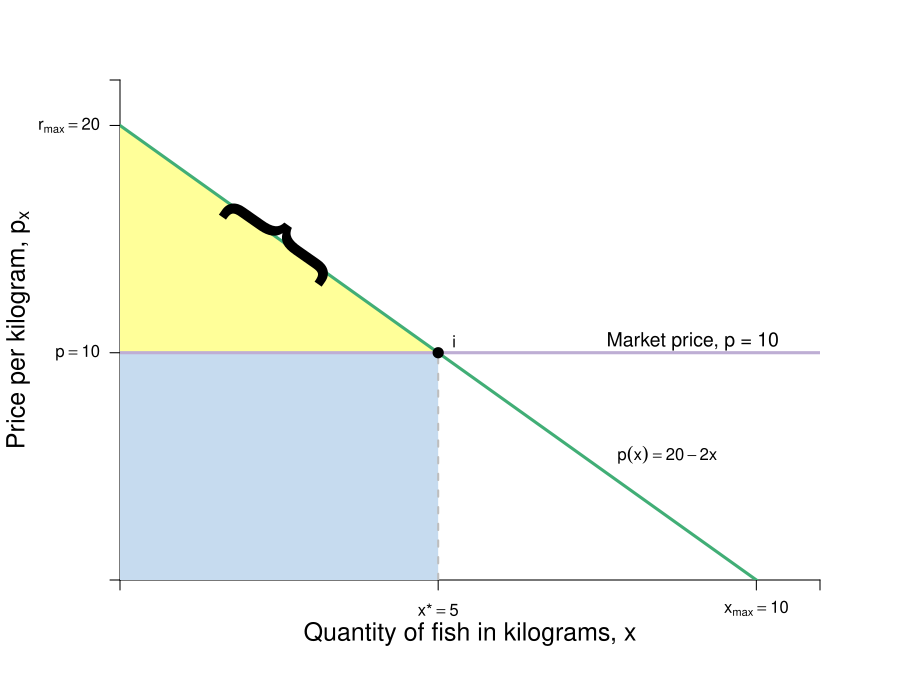

Write the R code that produced this figure.
require(shape)
library(extrafont)
loadfonts()
#Help from http://blog.revolutionanalytics.com/2012/09/how-to-use-your-favorite-fonts-in-r-charts.html
pdf(file = "bfh-textbook/indmarketdemand/demand_jane_elasticity.pdf", width = 9, height = 7)

#Set parameters for graphics
axislabelsize <- 1.5
labelsize <- 1.2
graphlinewidth <- 3
segmentlinewidth <- 2

COL <- c("#7fc97f", "#beaed4", "#fdc086", "#ffff99", "#386cb0", "#f0027f", "#bf5b17", "#666666")
COLA <- c("#e0f3db", "#99d8c9","#66c2a4","#41ae76", "#238b45", "#005824")
COLB <- c("#c6dbef", "#4eb3d3", "#2b8cbe", "#0868ac","#084081")

par(mar =  c(6, 6, 4, 4))

mrsA <- function(x, rmax = 20, xmax = 10) {
  rmax - (rmax/xmax)*x
}

uA <- function(x, y, rmax = 20, xmax = 10) {
  y + rmax*x - (1/2)(rmax/xmax)*x^2
}

xlims <- c(0, 11)
ylims <- c(0, 22)

npts <- 501 
x <- seq(xlims[1], xlims[2], length.out = npts)
y <- seq(ylims[1], ylims[2], length.out = npts) 
a <- c(46.08, 55, 64)
b <- c(46.08, 55, 64)

plot(0, 0, xlim = xlims, ylim = ylims, type = "n",
     xlab = expression(paste("")),
     ylab = expression(paste("")), 
     xaxt = "n", 
     yaxt = "n", 
     cex.lab = axislabelsize, 
     bty = "n",
     xaxs="i", 
     yaxs="i")

# ticksy <- seq(from = 0, to = ylims[2], by = 2)
# ylabels <- seq(from = 0, to = ylims[2], by = 2)
# ticksx <- seq(from = 0, to = xlims[2], by = 2)
# xlabels <- seq(from = 0, to = xlims[2], by = 2)
ticksy <- c(0, 10, 20, ylims[2])
ylabels <- c(NA, expression(paste(p == 10)), expression(paste(r[max] == 20)), NA)
ticksx <- c(0, 5, 10, xlims[2])
xlabels <- c(NA, expression(paste(x,"*") == 5), expression(paste(x[max]==10)), NA)

axis(1, at = ticksx, pos = 0, labels = xlabels)
axis(2, at = ticksy, pos = 0, labels = ylabels, las = 1)

npts <- 500 
xx1 <- seq(xlims[1], xlims[2], length.out = npts)

#Polygon for CS
xpoly <- c(0, 5, 0)
ypoly <- c(10, 10, 20)
polygon(x = xpoly, y = ypoly, col = COL[4], density=NULL, border = NA)

#Polygon for CE
xpoly3 <- c(0, 5, 5, 0, 0)
ypoly3 <- c(0, 0, 10, 10, 0)
polygon(x = xpoly3, y = ypoly3, col = COLB[1], density=NULL, border = NA)


#Lines for mrs graph
lines(xx1, mrsA(xx1, rmax = 20, xmax = 10), col = COLA[4], lwd = graphlinewidth)

segments(0, 10, xlims[2], 10, lty = 1, col = COL[2] , lwd = graphlinewidth)
segments(5, 0, 5, 10, lty = 2, col = "gray" , lwd = segmentlinewidth)

#Label axes
mtext(expression(paste("Quantity of fish in kilograms, ", x)), side=1, line = 2.5, cex = axislabelsize)
text(-1.6, 0.5*ylims[2], expression(paste("Price per kilogram, ", p[x])), xpd = TRUE, cex = axislabelsize, srt = 90) 

points(5, 10, pch = 16, col = "black", cex = 1.5)
text(5.25, 10.5, expression(i))

#text(x = 2.5, y = 15, '{', srt = 235, cex = 8, family = 'Helvetica Neue UltraLight')


#segments(4.11765, 6.17647, 5.88, 8.88, lty = 1, col = COL[2] , lwd = graphlinewidth)
text(9, 10.5, expression("Market price, p = 10"), cex = labelsize)
#text(7.3, 2.5, expression("Curve"))
#Arrows(7.3, 3.5, 7.3, 6.1, col = "black", lty = 1, lwd = 2, arr.type = "triangle", arr.lwd = 0.5)

#Label the iso-welfare functions for the HG, Aisha
# text(3.8, 1.5, expression(u[1]^A))
# text(4.6, 1.5, expression(u[2]^A))
# text(5.5, 1.5, expression(u[3]^A))
#text(6.6, 8.3, expression(u[4]^A))


#Label the indifference curves for the HG, Betty
# text(7.6, 17, expression(u[1]^B))
# text(6.75, 17, expression(u[2]^B))
# text(6, 17, expression(u[3]^B))
#text(3.4, 6.9, expression(v[4]^B))

#Label mrs function
text(8.6, 5.5, expression(paste(p(x) == 20 - 2*x)))
#Arrows(10, 7.5, 10, 5, col = "black", lty = 1, lwd = 2, arr.type = "triangle", arr.lwd = 0.5)


#Label satiation
#text(20, 3.5, expression(paste(x[max] == "Point")))
#text(20, 3, expression(paste("of Satiation")))
#Arrows(20, 2.5, 20, 0.5, col = "black", lty = 1, lwd = 2, arr.type = "triangle", arr.lwd = 0.5)

#Label highest willingness to pay
# text(2.5, 12.25, expression("Consumer Surplus"))
# text(2.5, 11, expression(paste(CS==frac(1, 2)*bgroup("(",r[max] - p,")")*x, phantom()== 25)))
#text(3.5, 16, expression(paste(CS==frac(1, 2)*bgroup("(",20 - 10,")")*5, phantom()== 25)))
#Arrows(3.5, 15, 3.5, 12, col = "black", lty = 1, lwd = 2, arr.type = "triangle", arr.lwd = 0.5)

# text(2.5, 6, expression("Consumer Expenditure"))
# text(2.5, 4.5, expression(paste(CE==p(x)%.%x,"*", phantom() == 50)))


dev.off()
